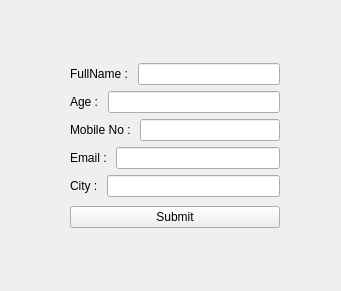
<?xml version="1.0" encoding="UTF-8"?>
<ui version="4.0">
 <class>Form</class>
 <widget class="QWidget" name="Form">
  <property name="geometry">
   <rect>
    <x>0</x>
    <y>0</y>
    <width>341</width>
    <height>291</height>
   </rect>
  </property>
  <property name="windowTitle">
   <string>Form</string>
  </property>
  <widget class="QWidget" name="">
   <property name="geometry">
    <rect>
     <x>70</x>
     <y>60</y>
     <width>210</width>
     <height>173</height>
    </rect>
   </property>
   <layout class="QVBoxLayout" name="verticalLayout_2">
    <item>
     <layout class="QVBoxLayout" name="verticalLayout">
      <item>
       <layout class="QHBoxLayout" name="horizontalLayout">
        <item>
         <widget class="QLabel" name="label">
          <property name="text">
           <string>FullName : </string>
          </property>
         </widget>
        </item>
        <item>
         <widget class="QLineEdit" name="full_name_line_edit"/>
        </item>
       </layout>
      </item>
      <item>
       <layout class="QHBoxLayout" name="horizontalLayout_2">
        <item>
         <widget class="QLabel" name="label_2">
          <property name="text">
           <string>Age : </string>
          </property>
         </widget>
        </item>
        <item>
         <widget class="QLineEdit" name="age_line_edit"/>
        </item>
       </layout>
      </item>
      <item>
       <layout class="QHBoxLayout" name="horizontalLayout_3">
        <item>
         <widget class="QLabel" name="label_3">
          <property name="text">
           <string>Mobile No : </string>
          </property>
         </widget>
        </item>
        <item>
         <widget class="QLineEdit" name="mobile_no_line_edit"/>
        </item>
       </layout>
      </item>
      <item>
       <layout class="QHBoxLayout" name="horizontalLayout_4">
        <item>
         <widget class="QLabel" name="label_4">
          <property name="text">
           <string>Email : </string>
          </property>
         </widget>
        </item>
        <item>
         <widget class="QLineEdit" name="email_line_edit"/>
        </item>
       </layout>
      </item>
      <item>
       <layout class="QHBoxLayout" name="horizontalLayout_5">
        <item>
         <widget class="QLabel" name="label_5">
          <property name="text">
           <string>City : </string>
          </property>
         </widget>
        </item>
        <item>
         <widget class="QLineEdit" name="city_line_edit"/>
        </item>
       </layout>
      </item>
     </layout>
    </item>
    <item>
     <widget class="QPushButton" name="submit_button">
      <property name="text">
       <string>Submit</string>
      </property>
     </widget>
    </item>
   </layout>
  </widget>
 </widget>
 <resources/>
 <connections/>
</ui>
